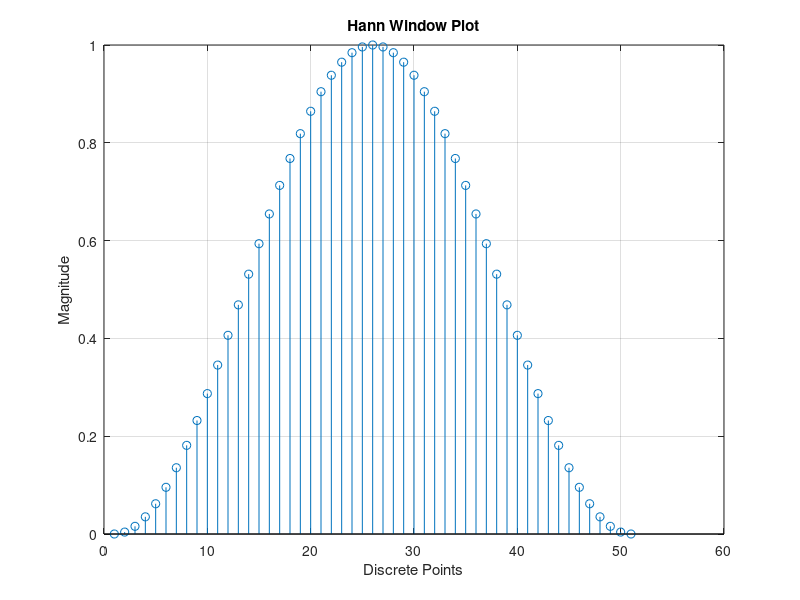

Recreate this plot in MATLAB. (Note: this script raises an error after producing the figure.)
%% -- TASK 10 --
% Generate an N = 50 samples long Hann window and use your "DFTsum()" function to perform a DFT ongenerated window. 
% Plot the results, both in time and frequency domain. 
% What regions of the frequency plot correspond to low frequency components and what regions correspond to high frequency components?

clear all;
clc;
close all;

N = 50;
n = 0:N;

x = 1/2*(1-cos(2*pi*n/N));

stem(n, x,'o-');
stem(abs(x));
grid on;
xlabel('Discrete Points')
ylabel('Magnitude')
title('Hann Window Plot')
hold on;
X = DFTsum (x)
stem(abs(X));

%% -- TASK 11 --
% Modify your DFT function "DFTsum()" into a new function "DFTsamples()" with syntax "[X,f] = DTFTsamples(x,fs)". 
%
% Equation can be found under file "DFTSamples.m".